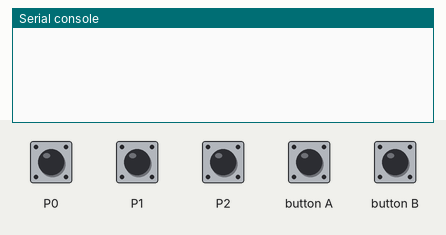
A program run on a simulated BBC micro:bit (MakeCode). On the bench: the last lines printed to the serial console. The inputs (shaded band) are chosen by the test bench. No radio messages arrive unless stated (any console line starting 'radio sent:' is added by the test bench).

Above: at 1.2 s.
1.3 s: touch pin P0 pressed for 0.15 s
At 2.6 s:
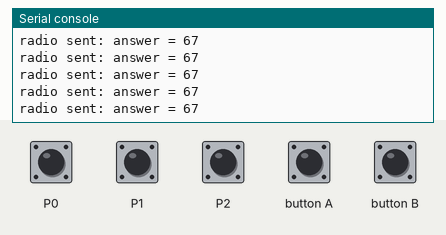
2.9 s: touch pin P1 pressed for 0.15 s
At 3.6 s:
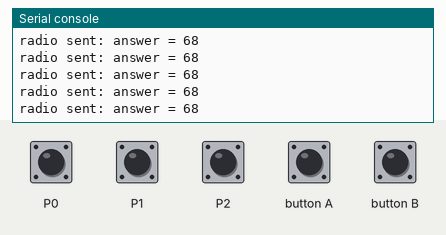
4.5 s: touch pin P2 pressed for 0.15 s
At 5.2 s:
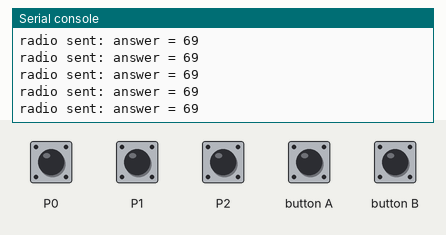
6.1 s: button A pressed for 0.15 s
At 7.2 s:
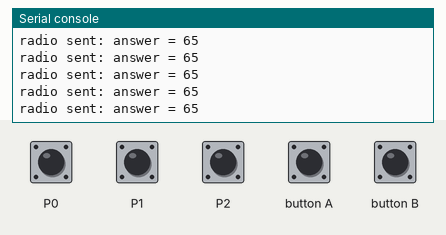
7.7 s: button B pressed for 0.15 s
At 8.7 s:
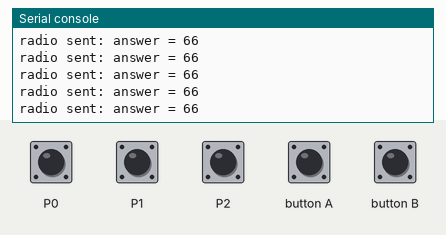
Timing chart, 0 to 10.3 s (numbered marks = the images above; inputs shaded):
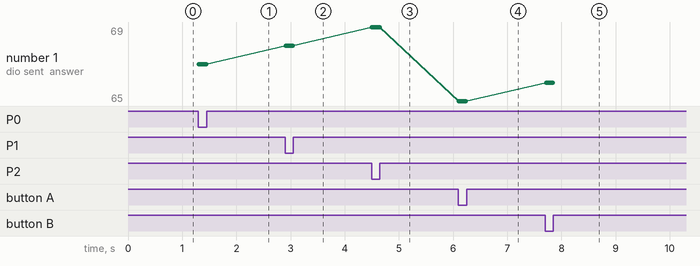

The program:

main.ts
```typescript
radio.setGroup(80)
let moje_cislo = control.deviceSerialNumber()
// basic pause
basic.forever(function on_forever() {
    if (input.buttonIsPressed(Button.A)) {
        radio.sendValue("answer", 65)
    }

    if (input.buttonIsPressed(Button.B)) {
        radio.sendValue("answer", 66)
    }

    if (input.pinIsPressed(TouchPin.P0)) {
        radio.sendValue("answer", 67)
    }

    if (input.pinIsPressed(TouchPin.P1)) {
        radio.sendValue("answer", 68)
    }

    if (input.pinIsPressed(TouchPin.P2)) {
        radio.sendValue("answer", 69)
    }

})
radio.onReceivedValue(function on_received_value(odeslano: string, value: number) {
    if (value == moje_cislo) {
        music.playMelody("C", 120)
    }

})
```

test.ts
```typescript
// Tady jsou testy. Při použití tohoto balíčku jako rozšíření nebude zkompilováno.
```

Measured:
- after the input at 1.3 s, the serial console: prints a new line at once (image 1)
- after the input at 2.9 s, the serial console: prints a new line at once (image 2)
- after the input at 4.5 s, the serial console: prints a new line at once (image 3)
- after the input at 6.1 s, the serial console: prints a new line at once (image 4)
- after the input at 7.7 s, the serial console: prints a new line at once (image 5)
- plotted number 1: 67 → 68 after the input at 2.9 s, 68 → 69 after the input at 4.5 s, 69 → 65 after the input at 6.1 s, 65 → 66 after the input at 7.7 s
